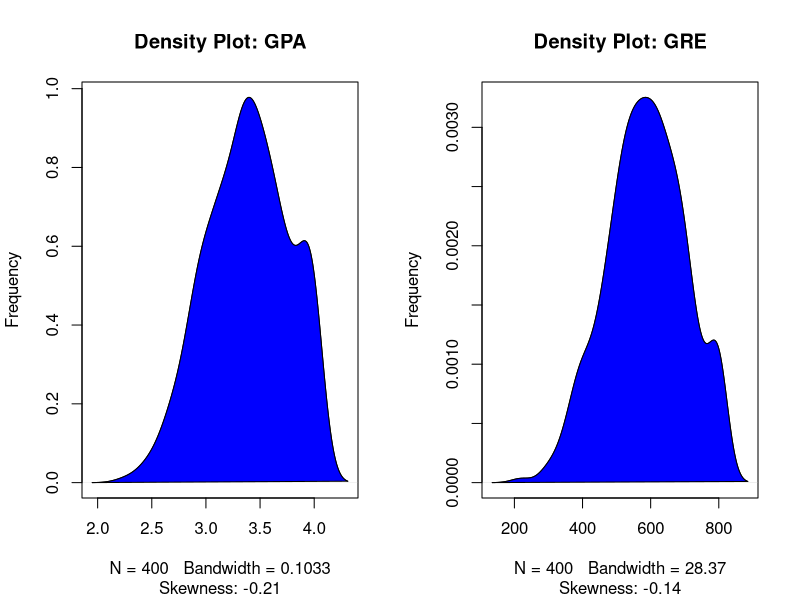
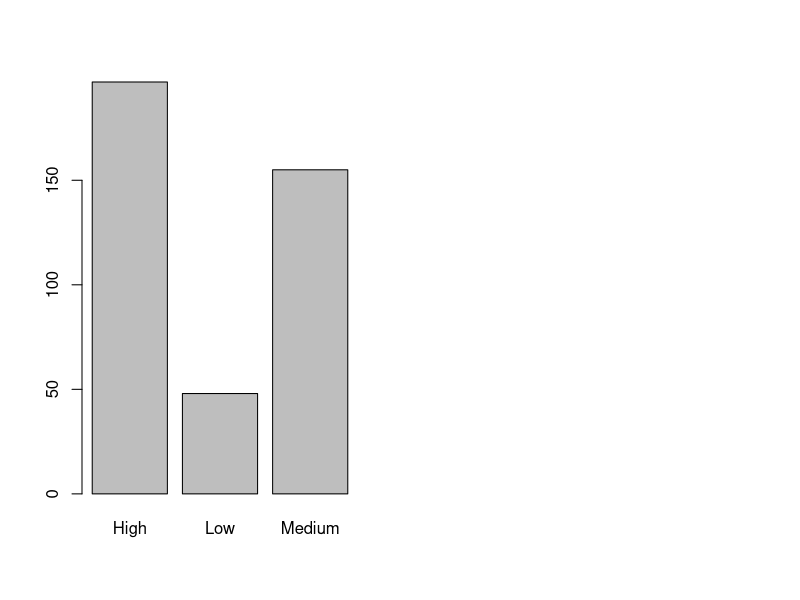

Source code (R) for these figures, in order:
#set the working directory 
setwd("C:/Users/Rawan/Desktop/College Admission")
#validate
getwd()
# read and save the data as dataframe 
college_admission <- read.csv("College_admission.csv")
#view the data
View(college_admission)
#check if there there are any misiing values , with the help of is.na function, 
sum(is.na(college_admission)) 
# check if there are any  outliers  
summary(college_admission)
# check the structure of the data 
str(college_admission) 
#admit
college_admission$admit <- sapply(college_admission$admit, factor)
#ses
college_admission$ses <- sapply(college_admission$ses, factor)
#gender
college_admission$Gender_Male <- sapply(college_admission$Gender_Male, factor)
#race
college_admission$Race <- sapply(college_admission$Race, factor)
#rank
college_admission$rank <- sapply(college_admission$rank, factor)
str(college_admission) 

library(e1071)
par(mfrow=c(1, 2))  # divide graph area in 2 columns
# density plot for 'gpa'
plot(density(college_admission$gpa), main="Density Plot: GPA", ylab="Frequency", sub=paste("Skewness:", round(e1071::skewness(college_admission$gpa), 2)))  
polygon(density(college_admission$gpa), col="blue")
# density plot for 'gre'
plot(density(college_admission$gre), main="Density Plot: GRE", ylab="Frequency", sub=paste("Skewness:", round(e1071::skewness(college_admission$gre), 2)))  
polygon(density(college_admission$gre), col="blue")

library(caret)
#build logistic model 
logit_model <- glm(admit ~ . ,data = college_admission, family="binomial")
#view the summary 
summary((logit_model)) 
#Drop insignificant variables
del_var <- names(college_admission) %in% c("ses","Gender_Male", "Race")
college_new <- college_admission[!del_var] 
#validate the structure
str(college_new)

# split the new data to test and train and calculate the accuracy of logistic model 
# Random sample
college_spilt <- floor(.7 * nrow(college_new))
set.seed(1)
training <- sample(seq_len(nrow(college_new)), size= college_spilt)
#spilt the data to train and test
college_train <- college_new[training, ]
college_test <- college_new[-training, ]

#logistic model 
#training
college_logistic <- glm(admit ~ . ,data =college_train, family="binomial")
#testing 
pre_log <- predict(college_logistic,college_test[-1], type = "response")

#compute the accuracy 
y_pred_num <- ifelse(pre_log > 0.5, 1, 0)
y_pred <- factor(y_pred_num, levels=c(0, 1))
y_act <- college_test$admit
mean(y_pred == y_act) #acc = 72.5%


#SVM model
#training
college_svm <- svm(admit ~ ., college_train)
#testing
pre_svm <- predict(college_svm, college_test[-1])
# confusion matrix
table_svm <- table(college_test$admit, pre_svm)
table_svm
#accuracy
confusionMatrix(table_svm,positive='1') #71.67%

library(mlbench) 

#descsion tree model 
library(rpart)
#training
college_tree <- rpart(admit ~ . ,  data= college_train, method = "class")
#testing 
tree_pre <- predict(college_tree, college_test[-1], type="class")
#confusion matrix
tree_table <- table(college_test$admit, tree_pre)
#acuracy 
confusionMatrix(tree_table,positive='1') #70%

#naive bayes
#training 
college_naive <- naiveBayes(admit ~ . ,  data= college_train)
#testing
naive_pred <- predict(college_naive, college_test[-1])
#confusion matrix
naive_table <- table(college_test$admit, naive_pred)
#acuracy 
confusionMatrix(naive_table,positive='1') 

#Categorize the average of grade point into High, Medium, 
#and Low (with admission probability percentages) and plot it on a point chart. 
library(plyr)
college_gre = mutate(college_admission,GRE_category = ifelse(gre <= 440,"Low",
                                                             ifelse(gre<=580,"Medium","High")))
View(college_gre)          
Freq= table(college_gre$GRE_category)
barplot(Freq)








